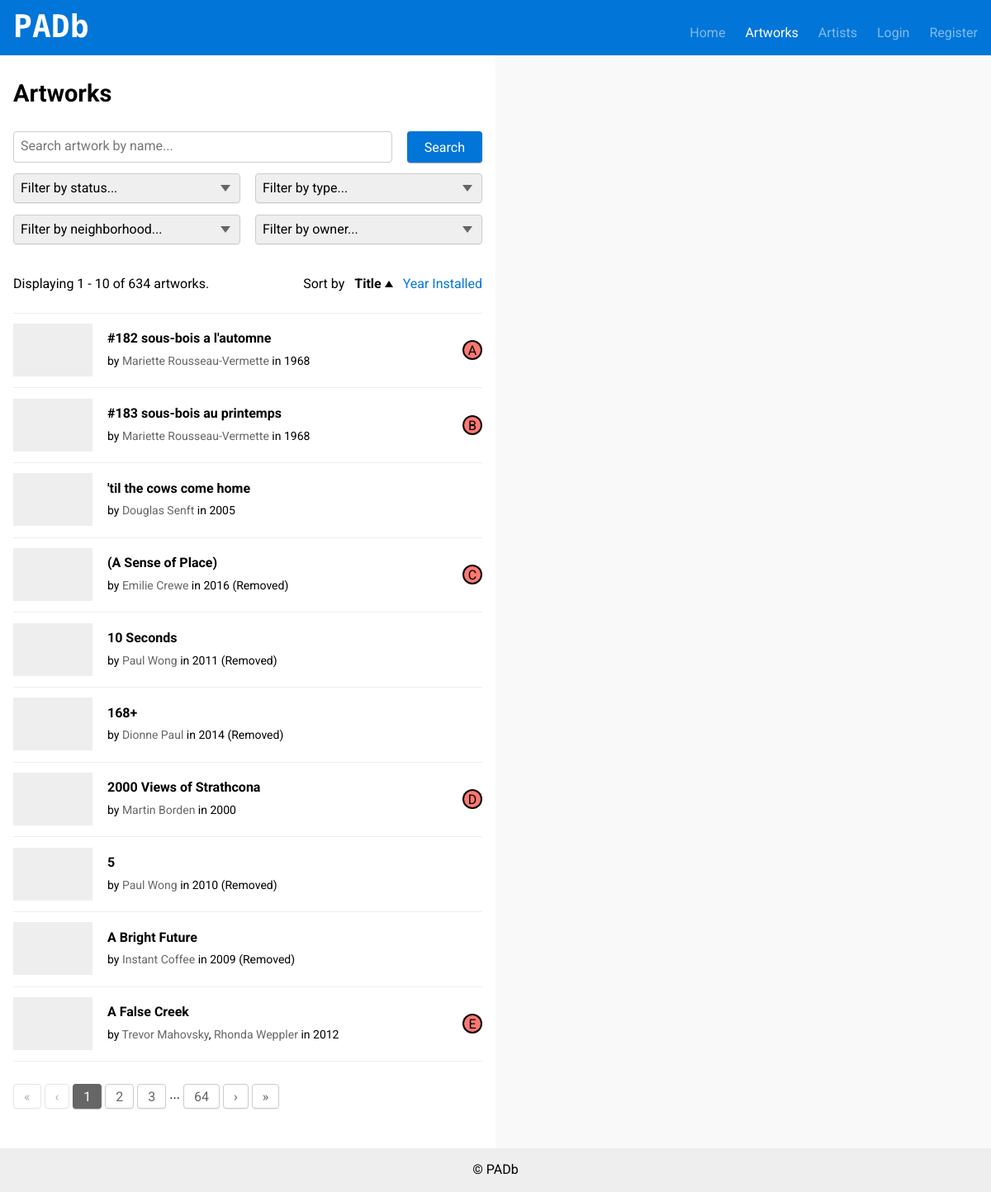
Before: /artworks.php with the older database file.
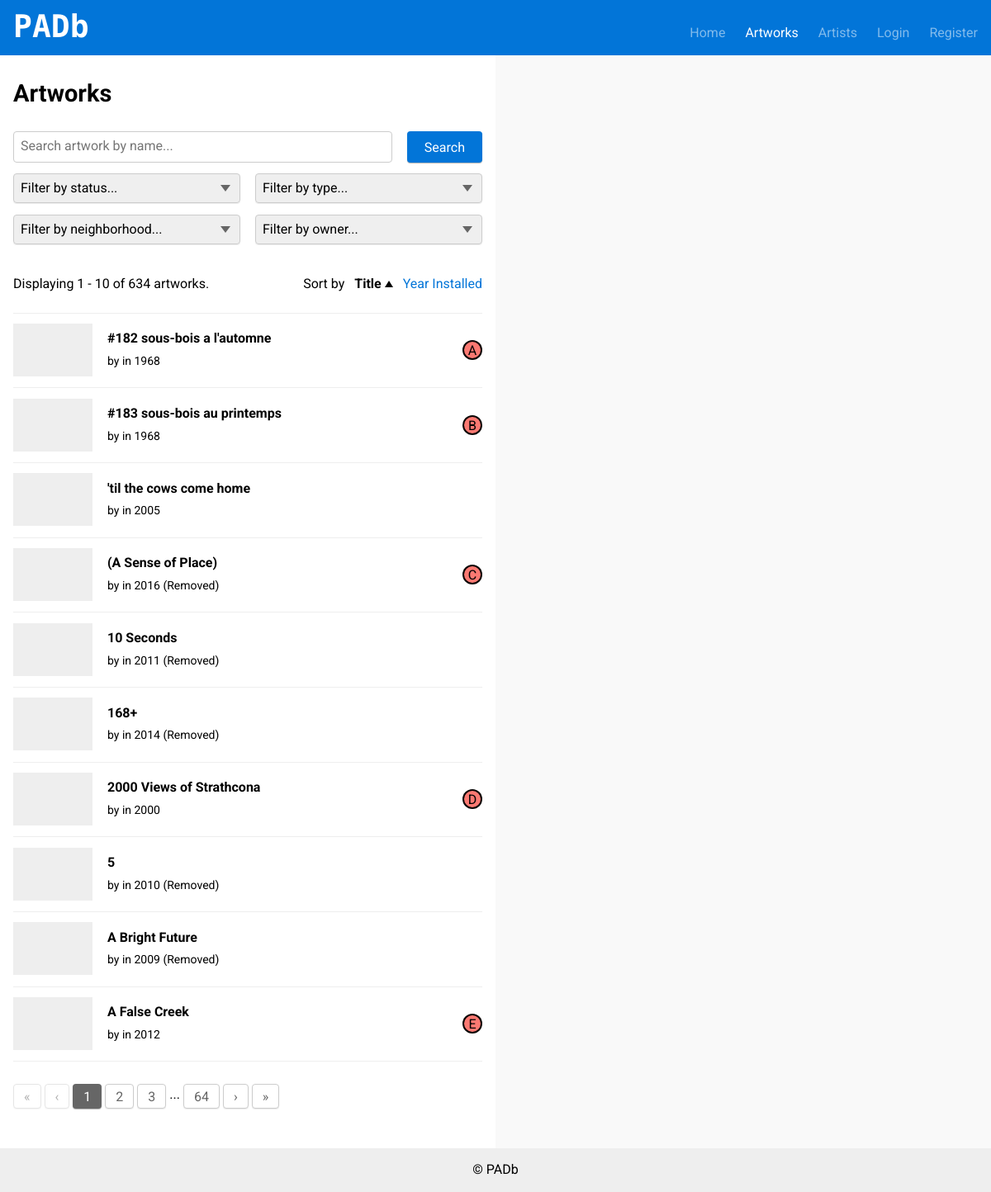
After: the same page with the newer database file.
### tables this page shows
CREATE TABLE `artworks` (
  `artworkID` int(11) NOT NULL,
  `title` text NOT NULL,
  `status` enum('In Place','Removed','','') NOT NULL,
  `yearInstalled` date NOT NULL,
  `siteName` text,
  `siteAddress` text,
  `description` text,
  `statement` text,
  `latitude` decimal(9,6) DEFAULT NULL,
  `longitude` decimal(9,6) DEFAULT NULL,
  `material` text,
  `photoURL` text,
  `websiteURL` text,
  `neighborhoodID` int(11) NOT NULL,
  `ownerID` int(11) NOT NULL,
  `typeID` int(11) NOT NULL
);

CREATE TABLE `artists` (
  `artistID` int(11) NOT NULL,
  `firstName` text,
  `lastName` text NOT NULL,
  `websiteURL` text,
  `biography` text,
  `biographyURL` text,
  `photoURL` text,
  `countryID` int(11) DEFAULT NULL
);

### private/functions.php (called while the page is built, shortened)
<?php
function is_logged_in() {
  return isset($_SESSION['user_id']);
}
function get_url_params($params) {
  $url = '?';
  $count = 0;
  foreach ($params as $key=>$value) {
    if ($count++ > 0) $url .= '&';
    $url .= "$key=" . urlencode($value);
  }
  return $url;
}
function get_sanitized_text($text) {
  return htmlspecialchars(utf8_encode($text));
}
function get_artist_name($fname, $lname) {
  $output = $fname;
  if (!empty($lname)) {
    $output .= ' ' . $lname;
  }
  return get_sanitized_text($output);
}
function is_url_external($url) {
  $components = parse_url($url);
  return !empty($components['host']) && strcasecmp($components['host'], 'example.com');
}
function get_image_cache($url) {
  $local = 'images/cache/' . md5($url);
  if (copy($url, $local)) return $local;
  return NULL;
}
function get_artwork_photo($url) {
  return get_sanitized_text(get_image_cache($url) ?? 'images/artwork.png');
}
require_once('functions.pagination.php');
?>

### public_html/artworks.php (the view, shortened to what this page needs)
<?php
require('../private/functions.php');
$page_id = 'artworks';
$is_condensed = TRUE;
$limit = 10;
$alphas = range('A', 'Z');
$map_results = [];
$search_query = $_GET['query'] ?? NULL;
$search_status = isset($_GET['status']) ? $_GET['status'] : NULL;
$search_neighborhood_id = isset($_GET['neighborhood']) ? intval($_GET['neighborhood']) : NULL;
$search_owner_id = isset($_GET['owner']) ? intval($_GET['owner']) : NULL;
$search_type_id = isset($_GET['type']) ? intval($_GET['type']) : NULL;
$search_type_name = '';
$sort = (isset($_GET['sort']) && $_GET['sort'] === 'year') ? 'year' : 'title';
$sort_order = (isset($_GET['sort_order']) && $_GET['sort_order'] === 'desc') ? 'desc' : 'asc';
$page = max(isset($_GET['page']) ? intval($_GET['page']) : 1, 1);
require('../private/header.php');
?>
<main class="l-wrap-all l-wrap-all--split">
  <?php include('../private/page-header.php'); ?>
  <div class="l-split">
    <div class="l-split-a">
      <section class="l-wrap">
        <h1>
          Artworks
        </h1>
        <form method="get" class="drop">
          <div class="form-inline drop-sm">
            <input id="query" type="text" name="query" value="<?php echo htmlspecialchars($search_query); ?>" placeholder="Search artwork by name..." class="fill-width form-inline__input">
            <input type="submit" value="Search" class="btn btn--primary">
          </div>
          <div class="row">
            <div class="col col--6md drop-sm">
              <div class="form-select<?php if (!empty($search_status)) echo ' -active'; ?>">
                <select name="status" class="select-filter">
                  <option value="">Filter by status...</option>
                </select>
              </div>
            </div>
            <div class="col col--6md drop-sm">
              <div class="form-select<?php if (!empty($search_type_id)) echo ' -active'; ?>">
                <select name="type" class="select-filter">
                  <option value="">Filter by type...</option>
                </select>
              </div>
            </div>
          </div>
          <div class="row">
            <div class="col col--6md drop-sm">
              <div class="form-select<?php if (!empty($search_neighborhood_id)) echo ' -active'; ?>">
                <select name="neighborhood" class="select-filter">
                  <option value="">Filter by neighborhood...</option>
                </select>
              </div>
            </div>
            <div class="col col--6md drop-sm">
              <div class="form-select<?php if (!empty($search_owner_id)) echo ' -active'; ?>">
                <select name="owner" class="select-filter">
                  <option value="">Filter by owner...</option>
                </select>
              </div>
            </div>
          </div>
        </form>
        <?php
          $query = " FROM artworks";
          $types = '';
          $params = [];
          $filter_desc = '';
          if ($search_type_id) {
            $query .= " WHERE typeID = ?";
            $types .= 'i';
            $params[] = &$search_type_id;
            $filter_desc = " $search_type_name";
          } else {
            $filter_desc = ' artworks';
          }
          $order_by = (($sort === 'title') ? 'title ' : 'yearInstalled ') . (($sort_order === 'asc') ? 'ASC' : 'DESC');
          $stmt = $db->prepare("SELECT COUNT(*) $query");
          $stmt->execute();
          $total_rows = $stmt->get_result()->fetch_row()[0];
          $total_pages = ceil($total_rows / $limit);
          if ($total_rows < 1):
        ?>
        <p>
          No artworks found.
        </p>
        <?php
          else:
          $offset = $limit * ($page - 1);
          $stmt = $db->prepare("SELECT artworkID, title, status, yearInstalled, siteAddress, latitude, longitude, photoURL, neighborhoodID, ownerID, typeID
            $query
            ORDER BY $order_by
            LIMIT $limit
            OFFSET $offset");
          $stmt->execute();
          $res1 = $stmt->get_result();
          $offset_start = $offset + 1;
          $offset_end = $offset + $res1->num_rows;
        ?>
        <div class="list-sort">
          <div class="drop-sm">
            Displaying <?php echo "$offset_start - $offset_end of $total_rows"; ?><?php echo $filter_desc; ?>.
          </div>
          <div class="drop">
            <?php
              $url_params = $_GET;
              $url_params['page'] = 1;
              $url_params['sort'] = 'title';
              $url_params['sort_order'] = 'asc';
              $sort_order_alt = $sort_order === 'asc' ? 'desc' : 'asc';
              if ($sort === 'title') $url_params['sort_order'] = $sort_order_alt;
              $sort_title = get_url_params($url_params);
              $url_params['sort'] = 'year';
              $url_params['sort_order'] = 'asc';
              $sort_year = get_url_params($url_params);
            ?>
            Sort by
            <a href="<?php echo $sort_title; ?>" class="a-sort <?php if ($sort === 'title') echo '-active'; if ($sort_order === 'desc') echo ' -alt'; ?>">Title</a>
            <a href="<?php echo $sort_year; ?>" class="a-sort <?php if ($sort === 'year') echo '-active'; if ($sort_order === 'desc') echo ' -alt'; ?>">Year Installed</a>
          </div>
        </div>
        <ul class="list">
          <?php
            $index = 0;
            while ($artwork = $res1->fetch_assoc()):
              $artwork_id = intval($artwork['artworkID']);
              $url = "artwork.php?id=$artwork_id";
              $status = $artwork['status'];
              $title = get_sanitized_text($artwork['title']);
              $year_installed = date('Y', strtotime($artwork['yearInstalled']));
              $photo_url = get_artwork_photo($artwork['photoURL']);
              if ($artwork['latitude'] !== NULL && $artwork['longitude'] !== NULL) {
                $latitude = floatval($artwork['latitude']);
                $longitude = floatval($artwork['longitude']);
                $letter = $alphas[count($map_results)];
                $index++;
                array_push($map_results, [
                  'title' => $title,
                  'url' => $url,
                  'photoURL' => $photo_url,
                  'lat' => $latitude,
                  'lng' => $longitude,
                  'letter' => $letter
                ]);
              }
          ?>
          <li class="list__item">
            <a href="<?php echo $url; ?>" class="list__thumbnail" style="background-image:url('<?php echo $photo_url; ?>')"></a>
            <div class="list__text">
              <a href="<?php echo $url; ?>" class="a-inherit">
                <strong><?php echo $title; ?></strong>
              </a><br>
              <small>
                by
                <?php
                  $res2 = $db->query("SELECT A.artistID, A.firstName, A.lastName
                    FROM artists A, artistArtworks AA
                    WHERE A.artistID = AA.artistID AND AA.artworkID = $artwork_id");
                  $count = 0;
                  while ($artist = $res2->fetch_assoc()):
                    $artistID = $artist['artistID'];
                    $name = get_artist_name($artist['firstName'], $artist['lastName']);
                ?><?php if ($count++) echo ', '; ?><a href="artist.php?id=<?php echo $artistID; ?>" class="a-lite"><?php echo $name ?></a><?php endwhile; ?>
                in <?php echo $year_installed; ?><?php echo ($status === 'Removed') ? ' (Removed)' : ''; ?>
              </small>
            </div>
            <?php if (isset($letter)): ?>
            <a href="#" data-index="<?php echo ($index - 1); ?>" class="action-map-center list__map-letter">
              <?php echo $letter; unset($letter); ?>
            </a>
            <?php endif; ?>
          </li>
          <?php endwhile; ?>
        </ul>
        <?php
          endif;
          show_pagination($page, $total_pages, $_GET);
        ?>
      </section>
    </div>
    <div class="l-split-b">
      <div id="map" class="list-map"></div>
    </div>
  </div>
  <?php include('../private/page-footer.php'); ?>
</main>
<?php require('../private/footer.php'); ?>

### private/header.php (shortened to what this page needs)
<!DOCTYPE html>
<html lang="en">
<head>
  <link href="css/styles.css" rel="stylesheet">
</head>
<body>

### private/page-header.php (shortened to what this page needs)
<?php
require_once('../private/functions.php');
function flag_active($name) {
  global $page_id;
  if (isset($page_id) && $page_id === $name)
    echo ' class="-active"';
}
?>
<header class="header<?php if (isset($is_condensed) && $is_condensed === TRUE) echo ' header--condensed'; ?>">
  <div class="header-wrap l-wrap">
    <a href="index.php" class="header-logo">
      PADb
    </a>
    <nav class="header-nav">
      <ul>
        <li class="header-nav__home">
          <a href="index.php"<?php flag_active('home'); ?>>Home</a>
        </li>
        <li>
          <a href="artworks.php"<?php flag_active('artworks'); ?>>Artworks</a>
        </li>
        <li>
          <a href="artists.php"<?php flag_active('artists'); ?>>Artists</a>
        </li>
        <?php
          if (is_logged_in()):
        ?>
        <li>
          <a href="settings.php"<?php flag_active('settings'); ?>>Settings</a>
        </li>
        <li>
          <a href="logout.php">Logout</a>
        </li>
        <?php else: ?>
        <li>
        <a href="login.php"<?php flag_active('login'); ?>>Login</a>
        </li>
        <li>
          <a href="register.php"<?php flag_active('register'); ?>>Register</a>
        </li>
        <?php endif; ?>
      </ul>
    </nav>
  </div>
</header>

### private/functions.pagination.php (shortened to what this page needs)
<?php
function show_pagination($page, $total, $params = array()) {
  $range = 2;
  $start = max($page - $range, 1);
  $end = min($page + $range + 1, $total);
  if ($page < $total) {
    $params['page'] = $page + 1;
    $next = get_url_params($params);
    $params['page'] = $total;
    $last = get_url_params($params);
  }
?>
<ul class="pagination">
  <li>
    <a <?php echo empty($first) ? 'disabled' : "href=\"$first\""; ?> class="btn btn--small">&laquo;</a>
  </li>
  <li>
    <a <?php echo empty($prev) ? 'disabled' : "href=\"$prev\""; ?> class="btn btn--small">&lsaquo;</a>
  </li>
  <?php
    for ($i = $start; $i < $end; $i++):
      $params['page'] = $i;
      $url = get_url_params($params);
  ?>
  <li>
    <a href="<?php echo $url; ?>" class="btn btn--small<?php echo ($i === $page) ? ' -active' : ''; ?>"><?php echo $i; ?></a>
  </li>
  <?php endfor; ?>
  <?php
    if ($end <= $total):
      $params['page'] = $total;
      $url = get_url_params($params);
  ?>
  <?php if ($end < $total): ?>
  <li>
    ...
  </li>
  <?php endif; ?>
  <li>
    <a href="<?php echo $url; ?>" class="btn btn--small<?php echo ($i === $page) ? ' -active' : ''; ?>"><?php echo $total; ?></a>
  </li>
  <?php endif; ?>
  <li>
    <a <?php echo empty($next) ? 'disabled' : "href=\"$next\""; ?> class="btn btn--small">&rsaquo;</a>
  </li>
  <li>
    <a <?php echo empty($last) ? 'disabled' : "href=\"$last\""; ?> class="btn btn--small">&raquo;</a>
  </li>
</ul>
<?php } ?>

### private/page-footer.php (shortened to what this page needs)
<footer class="footer<?php if (isset($is_condensed) && $is_condensed === TRUE) echo ' footer--condensed'; ?>">
  <p class="no-drop">
    &copy; PADb
  </p>
</footer>

### private/footer.php (shortened to what this page needs)
</body>
</html>

Changed rows visible on the page:
removed artists: name "Mariette Rousseau-Vermette"
removed artists: name "Douglas Senft", shown under artworks "'til the cows come home"
removed artists: name "Emilie Crewe", shown under artworks "(A Sense of Place)"
removed artists: name "Paul Wong"
removed artists: name "Dionne Paul", shown under artworks (number 6 of 10 on the later page)
removed artists: name "Martin Borden", shown under artworks "2000 Views of Strathcona"
removed artists: name "Instant Coffee", shown under artworks "A Bright Future"
removed artists: name "Trevor Mahovsky", shown under artworks "A False Creek"
removed artists: name "Rhonda Weppler", shown under artworks "A False Creek"
